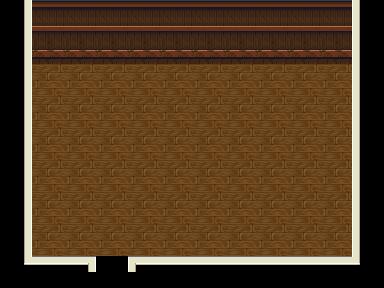

Rendered tile map (Tiled .tmx) drawn with the repository's tilesets; below, a short description and the map source with its tile grids summarised:
An orthogonal 12x9 tile map with 32x32 px tiles, 2 tile layers (floor/walls, mass), 7 tilesets and 4 objects (exit, player, chest).

<map version="1.0" orientation="orthogonal" width="12" height="9" tilewidth="32" tileheight="32">
 <properties>
  <property name="background_color" value="black" />
 </properties>
 <tileset firstgid="1" name="floor" tilewidth="32" tileheight="32">
  <image source="../img/floor.png" width="128" height="96" />
 </tileset>
 <tileset firstgid="13" name="town_buildings" tilewidth="32" tileheight="32">
  <image source="../img/town_buildings.png" width="543" height="128" />
 </tileset>
 <tileset firstgid="77" name="cabinets" tilewidth="32" tileheight="32">
  <image source="../img/cabinets.png" width="192" height="416" />
 </tileset>
 <tileset firstgid="155" name="accessories" tilewidth="32" tileheight="32">
  <image source="../img/accessories.png" width="128" height="128" />
 </tileset>
 <tileset firstgid="171" name="farming_fishing" tilewidth="32" tileheight="32">
  <image source="../img/farming_fishing.png" width="640" height="640" />
 </tileset>
 <tileset firstgid="571" name="inside" tilewidth="32" tileheight="32">
  <image source="../img/inside.png" width="320" height="320" />
 </tileset>
 <tileset firstgid="671" name="victoria" tilewidth="32" tileheight="32">
  <image source="../img/victoria.png" width="352" height="160" />
 </tileset>
 <layer name="floor/walls" width="12" height="9">
  <data>[108 cells, 107 non-empty, 8 distinct tile ids]</data>
 </layer>
 <layer name="mass" width="12" height="9">
  <data>[108 cells, 2 non-empty, 2 distinct tile ids]</data>
 </layer>
 <objectgroup name="objects" width="12" height="9">
  <object name="exit" x="100" y="264" width="22" height="20">
   <properties>
    <property name="dir" value="down" />
    <property name="fade" value="black" />
    <property name="location" value="592,464" />
    <property name="to" value="farmland" />
   </properties>
  </object>
  <object name="player" x="96" y="218" width="25" height="26">
   <properties>
    <property name="compose" value="[{&quot;name&quot;:&quot;shadow&quot;,&quot;class&quot;:&quot;game.Shadow&quot;,&quot;image&quot;:&quot;char_shadow&quot;,&quot;spritewidth&quot;:18,&quot;spriteheight&quot;:9},{&quot;name&quot;:&quot;player&quot;},{&quot;name&quot;:&quot;eyes&quot;,&quot;class&quot;:&quot;game.BlinkingEyes&quot;,&quot;image&quot;:&quot;player_eyes&quot;,&quot;spritewidth&quot;:17,&quot;spriteheight&quot;:6,&quot;offsetx&quot;:6,&quot;offsety&quot;:18}]" />
    <property name="image" value="player" />
    <property name="spriteheight" value="36" />
    <property name="spritewidth" value="31" />
   </properties>
  </object>
  <object name="chest" x="36" y="66" width="32" height="32">
   <properties>
    <property name="contents" value="{&quot;type&quot;:&quot;weapon&quot;,&quot;data&quot;:{&quot;name&quot;:&quot;hammer&quot;,&quot;class&quot;:&quot;game.Weapon&quot;,&quot;image&quot;:&quot;hammer&quot;,&quot;icon&quot;:5,&quot;spritewidth&quot;:64,&quot;spriteheight&quot;:64,&quot;sfx_swing&quot;:[&quot;mallet_swing&quot;],&quot;sfx_whomp&quot;:[&quot;mallet_whomp&quot;],&quot;description&quot;:&quot;Tadashi procures a Mighty Mallet with which to smite things and stuff.&quot;}}" />
    <property name="image" value="chests" />
    <property name="spriteheight" value="32" />
    <property name="spritewidth" value="32" />
    <property name="which" value="1" />
   </properties>
  </object>
 </objectgroup>
 <objectgroup name="collision" width="12" height="9">
  <object x="164" y="254">
   <polyline points="-132,-62 -131,-190 188,-190 188,2 -37,3 -36,33 -69,33 -69,2 -132,2 -132,-62" />
  </object>
 </objectgroup>
</map>
